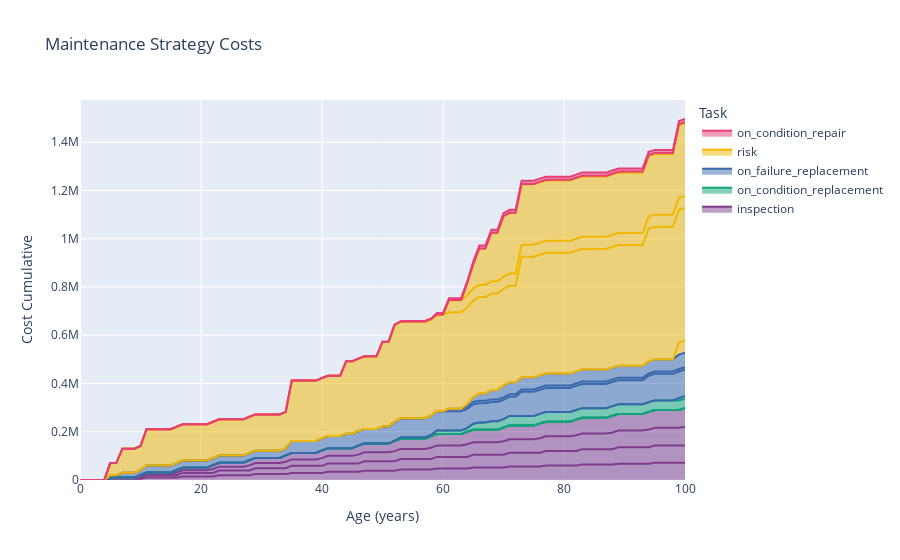

Notebook code for this chart:
### Code cell
comp.plot_erc()

### Figure 1 — Plotly figure (JSON) as saved in the notebook; plotly's stock layout.template omitted (floating-point values rounded to 4 significant figures)
{"data": [{"hovertemplate": "Task=inspection<br>Failure Mode=early_life<br>Age (years)=%{x}<br>Cost Cumulative=%{y}<extra></extra>", "legendgroup": "inspection", "line": {"color": "rgb(127, 60, 141)"}, "mode": "lines", "name": "inspection", "orientation": "v", "showlegend": true, "stackgroup": "1", "type": "scatter", "x": [0, 1, 2, 3, 4, 5, 6, 7, 8, 9, 10, 11, 12, 13, 14, 15, 16, 17, 18, 19, 20, 21, 22, 23, 24, 25, 26, 27, 28, 29, 30, 31, 32, 33, 34, 35, 36, 37, 38, 39, 40, 41, 42, 43, 44, 45, 46, 47, 48, 49, 50, 51, 52, 53, 54, 55, 56, 57, 58, 59, 60, 61, 62, 63, 64, 65, 66, 67, 68, 69, 70, 71, 72, 73, 74, 75, 76, 77, 78, 79, 80, 81, 82, 83, 84, 85, 86, 87, 88, 89, 90, 91, 92, 93, 94, 95, 96, 97, 98, 99, 100], "xaxis": "x", "y": [0, 0, 0, 0, 0, 5000, 5000, 5000, 5000, 5000, 5000, 9900, 9900, 9900, 9900, 9900, 9900, 14750, 14750, 14750, 14750, 14750, 14750, 19600, 19600, 19600, 19600, 19600, 19600, 24450, 24450, 24450, 24450, 24450, 24450, 29300, 29300, 29300, 29300, 29300, 29300, 34050, 34050, 34050, 34050, 34050, 34050, 38750, 38750, 38750, 38750, 38750, 38750, 43350, 43350, 43350, 43350, 43350, 43350, 47900, 47900, 47900, 47900, 47900, 47900, 52250, 52250, 52250, 52250, 52250, 52250, 56250, 56250, 56250, 56250, 56250, 56250, 60100, 60100, 60100, 60100, 60100, 60100, 63950, 63950, 63950, 63950, 63950, 63950, 67800, 67800, 67800, 67800, 67800, 67800, 71600, 71600, 71600, 71600, 71600, 71600], "yaxis": "y"}, {"hovertemplate": "Task=inspection<br>Failure Mode=random<br>Age (years)=%{x}<br>Cost Cumulative=%{y}<extra></extra>", "legendgroup": "inspection", "line": {"color": "rgb(127, 60, 141)"}, "mode": "lines", "name": "inspection", "orientation": "v", "showlegend": false, "stackgroup": "1", "type": "scatter", "x": [0, 1, 2, 3, 4, 5, 6, 7, 8, 9, 10, 11, 12, 13, 14, 15, 16, 17, 18, 19, 20, 21, 22, 23, 24, 25, 26, 27, 28, 29, 30, 31, 32, 33, 34, 35, 36, 37, 38, 39, 40, 41, 42, 43, 44, 45, 46, 47, 48, 49, 50, 51, 52, 53, 54, 55, 56, 57, 58, 59, 60, 61, 62, 63, 64, 65, 66, 67, 68, 69, 70, 71, 72, 73, 74, 75, 76, 77, 78, 79, 80, 81, 82, 83, 84, 85, 86, 87, 88, 89, 90, 91, 92, 93, 94, 95, 96, 97, 98, 99, 100], "xaxis": "x", "y": [0, 0, 0, 0, 0, 5000, 5000, 5000, 5000, 5000, 5000, 9900, 9900, 9900, 9900, 9900, 9900, 14750, 14750, 14750, 14750, 14750, 14750, 19600, 19600, 19600, 19600, 19600, 19600, 24450, 24450, 24450, 24450, 24450, 24450, 29300, 29300, 29300, 29300, 29300, 29300, 34050, 34050, 34050, 34050, 34050, 34050, 38750, 38750, 38750, 38750, 38750, 38750, 43350, 43350, 43350, 43350, 43350, 43350, 47900, 47900, 47900, 47900, 47900, 47900, 52250, 52250, 52250, 52250, 52250, 52250, 56250, 56250, 56250, 56250, 56250, 56250, 60100, 60100, 60100, 60100, 60100, 60100, 63950, 63950, 63950, 63950, 63950, 63950, 67800, 67800, 67800, 67800, 67800, 67800, 71600, 71600, 71600, 71600, 71600, 71600], "yaxis": "y"}, {"hovertemplate": "Task=inspection<br>Failure Mode=slow_aging<br>Age (years)=%{x}<br>Cost Cumulative=%{y}<extra></extra>", "legendgroup": "inspection", "line": {"color": "rgb(127, 60, 141)"}, "mode": "lines", "name": "inspection", "orientation": "v", "showlegend": false, "stackgroup": "1", "type": "scatter", "x": [0, 1, 2, 3, 4, 5, 6, 7, 8, 9, 10, 11, 12, 13, 14, 15, 16, 17, 18, 19, 20, 21, 22, 23, 24, 25, 26, 27, 28, 29, 30, 31, 32, 33, 34, 35, 36, 37, 38, 39, 40, 41, 42, 43, 44, 45, 46, 47, 48, 49, 50, 51, 52, 53, 54, 55, 56, 57, 58, 59, 60, 61, 62, 63, 64, 65, 66, 67, 68, 69, 70, 71, 72, 73, 74, 75, 76, 77, 78, 79, 80, 81, 82, 83, 84, 85, 86, 87, 88, 89, 90, 91, 92, 93, 94, 95, 96, 97, 98, 99, 100], "xaxis": "x", "y": [0, 0, 0, 0, 0, 0, 0, 0, 0, 0, 5390, 5390, 5390, 5390, 5390, 5390, 10725, 10725, 10725, 10725, 10725, 10725, 16060, 16060, 16060, 16060, 16060, 16060, 21395, 21395, 21395, 21395, 21395, 21395, 26730, 26730, 26730, 26730, 26730, 26730, 31955, 31955, 31955, 31955, 31955, 31955, 37125, 37125, 37125, 37125, 37125, 37125, 42185, 42185, 42185, 42185, 42185, 42185, 47190, 47190, 47190, 47190, 47190, 47190, 52030, 52030, 52030, 52030, 52030, 52030, 56485, 56485, 56485, 56485, 56485, 56485, 60720, 60720, 60720, 60720, 60720, 60720, 64955, 64955, 64955, 64955, 64955, 64955, 69190, 69190, 69190, 69190, 69190, 69190, 73370, 73370, 73370, 73370, 73370, 73370, 77440], "yaxis": "y"}, {"hovertemplate": "Task=inspection<br>Failure Mode=fast_aging<br>Age (years)=%{x}<br>Cost Cumulative=%{y}<extra></extra>", "legendgroup": "inspection", "line": {"color": "rgb(127, 60, 141)"}, "mode": "lines", "name": "inspection", "orientation": "v", "showlegend": false, "stackgroup": "1", "type": "scatter", "x": [0, 1, 2, 3, 4, 5, 6, 7, 8, 9, 10, 11, 12, 13, 14, 15, 16, 17, 18, 19, 20, 21, 22, 23, 24, 25, 26, 27, 28, 29, 30, 31, 32, 33, 34, 35, 36, 37, 38, 39, 40, 41, 42, 43, 44, 45, 46, 47, 48, 49, 50, 51, 52, 53, 54, 55, 56, 57, 58, 59, 60, 61, 62, 63, 64, 65, 66, 67, 68, 69, 70, 71, 72, 73, 74, 75, 76, 77, 78, 79, 80, 81, 82, 83, 84, 85, 86, 87, 88, 89, 90, 91, 92, 93, 94, 95, 96, 97, 98, 99, 100], "xaxis": "x", "y": [0, 0, 0, 0, 0, 0, 0, 0, 0, 0, 5390, 5390, 5390, 5390, 5390, 5390, 10725, 10725, 10725, 10725, 10725, 10725, 16060, 16060, 16060, 16060, 16060, 16060, 21395, 21395, 21395, 21395, 21395, 21395, 26730, 26730, 26730, 26730, 26730, 26730, 31955, 31955, 31955, 31955, 31955, 31955, 37125, 37125, 37125, 37125, 37125, 37125, 42185, 42185, 42185, 42185, 42185, 42185, 47190, 47190, 47190, 47190, 47190, 47190, 52030, 52030, 52030, 52030, 52030, 52030, 56485, 56485, 56485, 56485, 56485, 56485, 60720, 60720, 60720, 60720, 60720, 60720, 64955, 64955, 64955, 64955, 64955, 64955, 69190, 69190, 69190, 69190, 69190, 69190, 73370, 73370, 73370, 73370, 73370, 73370, 77440], "yaxis": "y"}, {"hovertemplate": "Task=on_condition_replacement<br>Failure Mode=early_life<br>Age (years)=%{x}<br>Cost Cumulative=%{y}<extra></extra>", "legendgroup": "on_condition_replacement", "line": {"color": "rgb(17, 165, 121)"}, "mode": "lines", "name": "on_condition_replacement", "orientation": "v", "showlegend": true, "stackgroup": "1", "type": "scatter", "x": [0, 1, 2, 3, 4, 5, 6, 7, 8, 9, 10, 11, 12, 13, 14, 15, 16, 17, 18, 19, 20, 21, 22, 23, 24, 25, 26, 27, 28, 29, 30, 31, 32, 33, 34, 35, 36, 37, 38, 39, 40, 41, 42, 43, 44, 45, 46, 47, 48, 49, 50, 51, 52, 53, 54, 55, 56, 57, 58, 59, 60, 61, 62, 63, 64, 65, 66, 67, 68, 69, 70, 71, 72, 73, 74, 75, 76, 77, 78, 79, 80, 81, 82, 83, 84, 85, 86, 87, 88, 89, 90, 91, 92, 93, 94, 95, 96, 97, 98, 99, 100], "xaxis": "x", "y": [0, 0, 0, 0, 0, 0, 0, 0, 0, 0, 0, 0, 0, 0, 0, 0, 0, 0, 0, 0, 0, 0, 0, 0, 0, 0, 0, 0, 0, 0, 0, 0, 0, 0, 0, 0, 0, 0, 0, 0, 0, 0, 0, 0, 0, 0, 0, 0, 0, 0, 0, 0, 0, 0, 0, 0, 0, 0, 0, 0, 0, 0, 0, 0, 0, 0, 0, 0, 0, 0, 0, 0, 0, 0, 0, 0, 0, 0, 0, 0, 0, 0, 0, 0, 0, 0, 0, 0, 0, 0, 0, 0, 0, 0, 0, 0, 0, 0, 0, 0, 0], "yaxis": "y"}, {"hovertemplate": "Task=on_condition_replacement<br>Failure Mode=random<br>Age (years)=%{x}<br>Cost Cumulative=%{y}<extra></extra>", "legendgroup": "on_condition_replacement", "line": {"color": "rgb(17, 165, 121)"}, "mode": "lines", "name": "on_condition_replacement", "orientation": "v", "showlegend": false, "stackgroup": "1", "type": "scatter", "x": [0, 1, 2, 3, 4, 5, 6, 7, 8, 9, 10, 11, 12, 13, 14, 15, 16, 17, 18, 19, 20, 21, 22, 23, 24, 25, 26, 27, 28, 29, 30, 31, 32, 33, 34, 35, 36, 37, 38, 39, 40, 41, 42, 43, 44, 45, 46, 47, 48, 49, 50, 51, 52, 53, 54, 55, 56, 57, 58, 59, 60, 61, 62, 63, 64, 65, 66, 67, 68, 69, 70, 71, 72, 73, 74, 75, 76, 77, 78, 79, 80, 81, 82, 83, 84, 85, 86, 87, 88, 89, 90, 91, 92, 93, 94, 95, 96, 97, 98, 99, 100], "xaxis": "x", "y": [0, 0, 0, 0, 0, 0, 0, 0, 0, 0, 0, 0, 0, 0, 0, 0, 0, 0, 0, 0, 0, 0, 0, 0, 0, 0, 0, 0, 0, 0, 0, 0, 0, 0, 0, 0, 0, 0, 0, 0, 0, 0, 0, 0, 0, 0, 0, 0, 0, 0, 0, 0, 0, 0, 0, 0, 0, 0, 0, 0, 0, 0, 0, 0, 0, 0, 0, 0, 0, 0, 0, 0, 0, 0, 0, 0, 0, 0, 0, 0, 0, 0, 0, 0, 0, 0, 0, 0, 0, 0, 0, 0, 0, 0, 0, 0, 0, 0, 0, 0, 0], "yaxis": "y"}, {"hovertemplate": "Task=on_condition_replacement<br>Failure Mode=slow_aging<br>Age (years)=%{x}<br>Cost Cumulative=%{y}<extra></extra>", "legendgroup": "on_condition_replacement", "line": {"color": "rgb(17, 165, 121)"}, "mode": "lines", "name": "on_condition_replacement", "orientation": "v", "showlegend": false, "stackgroup": "1", "type": "scatter", "x": [0, 1, 2, 3, 4, 5, 6, 7, 8, 9, 10, 11, 12, 13, 14, 15, 16, 17, 18, 19, 20, 21, 22, 23, 24, 25, 26, 27, 28, 29, 30, 31, 32, 33, 34, 35, 36, 37, 38, 39, 40, 41, 42, 43, 44, 45, 46, 47, 48, 49, 50, 51, 52, 53, 54, 55, 56, 57, 58, 59, 60, 61, 62, 63, 64, 65, 66, 67, 68, 69, 70, 71, 72, 73, 74, 75, 76, 77, 78, 79, 80, 81, 82, 83, 84, 85, 86, 87, 88, 89, 90, 91, 92, 93, 94, 95, 96, 97, 98, 99, 100], "xaxis": "x", "y": [0, 0, 0, 0, 0, 0, 0, 0, 0, 0, 0, 0, 0, 0, 0, 0, 0, 0, 0, 0, 0, 0, 0, 0, 0, 0, 0, 0, 0, 0, 0, 0, 0, 0, 0, 0, 0, 0, 0, 0, 0, 0, 0, 0, 0, 0, 0, 0, 0, 0, 0, 0, 0, 0, 0, 0, 0, 0, 0, 0, 0, 0, 0, 0, 0, 0, 0, 0, 0, 0, 0, 0, 0, 0, 0, 0, 0, 0, 0, 0, 0, 0, 0, 0, 0, 0, 0, 0, 0, 0, 0, 0, 0, 0, 0, 0, 0, 0, 0, 0, 0], "yaxis": "y"}, {"hovertemplate": "Task=on_condition_replacement<br>Failure Mode=fast_aging<br>Age (years)=%{x}<br>Cost Cumulative=%{y}<extra></extra>", "legendgroup": "on_condition_replacement", "line": {"color": "rgb(17, 165, 121)"}, "mode": "lines", "name": "on_condition_replacement", "orientation": "v", "showlegend": false, "stackgroup": "1", "type": "scatter", "x": [0, 1, 2, 3, 4, 5, 6, 7, 8, 9, 10, 11, 12, 13, 14, 15, 16, 17, 18, 19, 20, 21, 22, 23, 24, 25, 26, 27, 28, 29, 30, 31, 32, 33, 34, 35, 36, 37, 38, 39, 40, 41, 42, 43, 44, 45, 46, 47, 48, 49, 50, 51, 52, 53, 54, 55, 56, 57, 58, 59, 60, 61, 62, 63, 64, 65, 66, 67, 68, 69, 70, 71, 72, 73, 74, 75, 76, 77, 78, 79, 80, 81, 82, 83, 84, 85, 86, 87, 88, 89, 90, 91, 92, 93, 94, 95, 96, 97, 98, 99, 100], "xaxis": "x", "y": [0, 0, 0, 0, 0, 0, 0, 0, 0, 0, 0, 0, 0, 0, 0, 0, 0, 0, 0, 0, 0, 0, 0, 0, 0, 0, 0, 0, 0, 0, 0, 0, 0, 0, 0, 0, 0, 0, 0, 0, 0, 0, 0, 0, 0, 0, 0, 0, 0, 0, 0, 0, 0, 5000, 5000, 5000, 5000, 5000, 5000, 15000, 15000, 15000, 15000, 15000, 15000, 25000, 30000, 30000, 35000, 35000, 35000, 40000, 40000, 40000, 40000, 40000, 40000, 40000, 40000, 40000, 40000, 40000, 40000, 40000, 40000, 40000, 40000, 40000, 40000, 40000, 40000, 40000, 40000, 40000, 40000, 40000, 40000, 40000, 40000, 40000, 40000], "yaxis": "y"}, {"hovertemplate": "Task=on_failure_replacement<br>Failure Mode=early_life<br>Age (years)=%{x}<br>Cost Cumulative=%{y}<extra></extra>", "legendgroup": "on_failure_replacement", "line": {"color": "rgb(57, 105, 172)"}, "mode": "lines", "name": "on_failure_replacement", "orientation": "v", "showlegend": true, "stackgroup": "1", "type": "scatter", "x": [0, 1, 2, 3, 4, 5, 6, 7, 8, 9, 10, 11, 12, 13, 14, 15, 16, 17, 18, 19, 20, 21, 22, 23, 24, 25, 26, 27, 28, 29, 30, 31, 32, 33, 34, 35, 36, 37, 38, 39, 40, 41, 42, 43, 44, 45, 46, 47, 48, 49, 50, 51, 52, 53, 54, 55, 56, 57, 58, 59, 60, 61, 62, 63, 64, 65, 66, 67, 68, 69, 70, 71, 72, 73, 74, 75, 76, 77, 78, 79, 80, 81, 82, 83, 84, 85, 86, 87, 88, 89, 90, 91, 92, 93, 94, 95, 96, 97, 98, 99, 100], "xaxis": "x", "y": [0, 0, 0, 0, 0, 0, 0, 0, 0, 0, 0, 0, 0, 0, 0, 0, 0, 0, 0, 0, 0, 0, 0, 0, 0, 0, 0, 0, 0, 0, 0, 0, 0, 0, 0, 0, 0, 0, 0, 0, 0, 0, 0, 0, 0, 0, 0, 0, 0, 0, 0, 0, 0, 0, 0, 0, 0, 0, 0, 0, 0, 0, 0, 0, 0, 0, 0, 0, 0, 0, 0, 0, 0, 0, 0, 0, 0, 0, 0, 0, 0, 0, 0, 0, 0, 0, 0, 0, 0, 0, 0, 0, 0, 0, 0, 0, 0, 0, 0, 10000, 10000], "yaxis": "y"}, {"hovertemplate": "Task=on_failure_replacement<br>Failure Mode=random<br>Age (years)=%{x}<br>Cost Cumulative=%{y}<extra></extra>", "legendgroup": "on_failure_replacement", "line": {"color": "rgb(57, 105, 172)"}, "mode": "lines", "name": "on_failure_replacement", "orientation": "v", "showlegend": false, "stackgroup": "1", "type": "scatter", "x": [0, 1, 2, 3, 4, 5, 6, 7, 8, 9, 10, 11, 12, 13, 14, 15, 16, 17, 18, 19, 20, 21, 22, 23, 24, 25, 26, 27, 28, 29, 30, 31, 32, 33, 34, 35, 36, 37, 38, 39, 40, 41, 42, 43, 44, 45, 46, 47, 48, 49, 50, 51, 52, 53, 54, 55, 56, 57, 58, 59, 60, 61, 62, 63, 64, 65, 66, 67, 68, 69, 70, 71, 72, 73, 74, 75, 76, 77, 78, 79, 80, 81, 82, 83, 84, 85, 86, 87, 88, 89, 90, 91, 92, 93, 94, 95, 96, 97, 98, 99, 100], "xaxis": "x", "y": [0, 0, 0, 0, 0, 10000, 10000, 20000, 20000, 20000, 20000, 30000, 30000, 30000, 30000, 30000, 30000, 30000, 30000, 30000, 30000, 30000, 30000, 30000, 30000, 30000, 30000, 30000, 30000, 30000, 30000, 30000, 30000, 30000, 30000, 50000, 50000, 50000, 50000, 50000, 50000, 50000, 50000, 50000, 60000, 60000, 60000, 60000, 60000, 60000, 70000, 70000, 80000, 80000, 80000, 80000, 80000, 80000, 80000, 80000, 80000, 80000, 80000, 80000, 80000, 80000, 80000, 80000, 80000, 80000, 80000, 80000, 80000, 100000, 100000, 100000, 100000, 100000, 100000, 100000, 100000, 100000, 100000, 100000, 100000, 100000, 100000, 100000, 100000, 100000, 100000, 100000, 100000, 100000, 110000, 110000, 110000, 110000, 110000, 110000, 110000], "yaxis": "y"}, {"hovertemplate": "Task=on_failure_replacement<br>Failure Mode=slow_aging<br>Age (years)=%{x}<br>Cost Cumulative=%{y}<extra></extra>", "legendgroup": "on_failure_replacement", "line": {"color": "rgb(57, 105, 172)"}, "mode": "lines", "name": "on_failure_replacement", "orientation": "v", "showlegend": false, "stackgroup": "1", "type": "scatter", "x": [0, 1, 2, 3, 4, 5, 6, 7, 8, 9, 10, 11, 12, 13, 14, 15, 16, 17, 18, 19, 20, 21, 22, 23, 24, 25, 26, 27, 28, 29, 30, 31, 32, 33, 34, 35, 36, 37, 38, 39, 40, 41, 42, 43, 44, 45, 46, 47, 48, 49, 50, 51, 52, 53, 54, 55, 56, 57, 58, 59, 60, 61, 62, 63, 64, 65, 66, 67, 68, 69, 70, 71, 72, 73, 74, 75, 76, 77, 78, 79, 80, 81, 82, 83, 84, 85, 86, 87, 88, 89, 90, 91, 92, 93, 94, 95, 96, 97, 98, 99, 100], "xaxis": "x", "y": [0, 0, 0, 0, 0, 0, 0, 0, 0, 0, 0, 0, 0, 0, 0, 0, 0, 0, 0, 0, 0, 0, 0, 0, 0, 0, 0, 0, 0, 0, 0, 0, 0, 0, 0, 0, 0, 0, 0, 0, 0, 0, 0, 0, 0, 0, 0, 0, 0, 0, 0, 0, 0, 0, 0, 0, 0, 0, 0, 0, 0, 10000, 10000, 10000, 10000, 10000, 10000, 10000, 10000, 10000, 10000, 10000, 10000, 10000, 10000, 10000, 10000, 10000, 10000, 10000, 10000, 10000, 10000, 10000, 10000, 10000, 10000, 10000, 10000, 10000, 10000, 10000, 10000, 10000, 10000, 10000, 10000, 10000, 10000, 10000, 10000], "yaxis": "y"}, {"hovertemplate": "Task=on_failure_replacement<br>Failure Mode=fast_aging<br>Age (years)=%{x}<br>Cost Cumulative=%{y}<extra></extra>", "legendgroup": "on_failure_replacement", "line": {"color": "rgb(57, 105, 172)"}, "mode": "lines", "name": "on_failure_replacement", "orientation": "v", "showlegend": false, "stackgroup": "1", "type": "scatter", "x": [0, 1, 2, 3, 4, 5, 6, 7, 8, 9, 10, 11, 12, 13, 14, 15, 16, 17, 18, 19, 20, 21, 22, 23, 24, 25, 26, 27, 28, 29, 30, 31, 32, 33, 34, 35, 36, 37, 38, 39, 40, 41, 42, 43, 44, 45, 46, 47, 48, 49, 50, 51, 52, 53, 54, 55, 56, 57, 58, 59, 60, 61, 62, 63, 64, 65, 66, 67, 68, 69, 70, 71, 72, 73, 74, 75, 76, 77, 78, 79, 80, 81, 82, 83, 84, 85, 86, 87, 88, 89, 90, 91, 92, 93, 94, 95, 96, 97, 98, 99, 100], "xaxis": "x", "y": [0, 0, 0, 0, 0, 0, 0, 0, 0, 0, 0, 0, 0, 0, 0, 0, 0, 0, 0, 0, 0, 0, 0, 0, 0, 0, 0, 0, 0, 0, 0, 0, 0, 0, 0, 0, 0, 0, 0, 0, 0, 0, 0, 0, 0, 0, 0, 0, 0, 0, 0, 0, 0, 0, 0, 0, 0, 0, 0, 0, 0, 0, 0, 0, 10000, 20000, 30000, 30000, 40000, 40000, 50000, 50000, 50000, 50000, 50000, 50000, 50000, 50000, 50000, 50000, 50000, 50000, 50000, 50000, 50000, 50000, 50000, 50000, 50000, 50000, 50000, 50000, 50000, 50000, 50000, 50000, 50000, 50000, 50000, 60000, 60000], "yaxis": "y"}, {"hovertemplate": "Task=risk<br>Failure Mode=early_life<br>Age (years)=%{x}<br>Cost Cumulative=%{y}<extra></extra>", "legendgroup": "risk", "line": {"color": "rgb(242, 183, 1)"}, "mode": "lines", "name": "risk", "orientation": "v", "showlegend": true, "stackgroup": "1", "type": "scatter", "x": [0, 1, 2, 3, 4, 5, 6, 7, 8, 9, 10, 11, 12, 13, 14, 15, 16, 17, 18, 19, 20, 21, 22, 23, 24, 25, 26, 27, 28, 29, 30, 31, 32, 33, 34, 35, 36, 37, 38, 39, 40, 41, 42, 43, 44, 45, 46, 47, 48, 49, 50, 51, 52, 53, 54, 55, 56, 57, 58, 59, 60, 61, 62, 63, 64, 65, 66, 67, 68, 69, 70, 71, 72, 73, 74, 75, 76, 77, 78, 79, 80, 81, 82, 83, 84, 85, 86, 87, 88, 89, 90, 91, 92, 93, 94, 95, 96, 97, 98, 99, 100], "xaxis": "x", "y": [0, 0, 0, 0, 0, 0, 0, 0, 0, 0, 0, 0, 0, 0, 0, 0, 0, 0, 0, 0, 0, 0, 0, 0, 0, 0, 0, 0, 0, 0, 0, 0, 0, 0, 0, 0, 0, 0, 0, 0, 0, 0, 0, 0, 0, 0, 0, 0, 0, 0, 0, 0, 0, 0, 0, 0, 0, 0, 0, 0, 0, 0, 0, 0, 0, 0, 0, 0, 0, 0, 0, 0, 0, 0, 0, 0, 0, 0, 0, 0, 0, 0, 0, 0, 0, 0, 0, 0, 0, 0, 0, 0, 0, 0, 0, 0, 0, 0, 0, 50000, 50000], "yaxis": "y"}, {"hovertemplate": "Task=risk<br>Failure Mode=random<br>Age (years)=%{x}<br>Cost Cumulative=%{y}<extra></extra>", "legendgroup": "risk", "line": {"color": "rgb(242, 183, 1)"}, "mode": "lines", "name": "risk", "orientation": "v", "showlegend": false, "stackgroup": "1", "type": "scatter", "x": [0, 1, 2, 3, 4, 5, 6, 7, 8, 9, 10, 11, 12, 13, 14, 15, 16, 17, 18, 19, 20, 21, 22, 23, 24, 25, 26, 27, 28, 29, 30, 31, 32, 33, 34, 35, 36, 37, 38, 39, 40, 41, 42, 43, 44, 45, 46, 47, 48, 49, 50, 51, 52, 53, 54, 55, 56, 57, 58, 59, 60, 61, 62, 63, 64, 65, 66, 67, 68, 69, 70, 71, 72, 73, 74, 75, 76, 77, 78, 79, 80, 81, 82, 83, 84, 85, 86, 87, 88, 89, 90, 91, 92, 93, 94, 95, 96, 97, 98, 99, 100], "xaxis": "x", "y": [0, 0, 0, 0, 0, 50000, 50000, 100000, 100000, 100000, 100000, 150000, 150000, 150000, 150000, 150000, 150000, 150000, 150000, 150000, 150000, 150000, 150000, 150000, 150000, 150000, 150000, 150000, 150000, 150000, 150000, 150000, 150000, 150000, 150000, 250000, 250000, 250000, 250000, 250000, 250000, 250000, 250000, 250000, 300000, 300000, 300000, 300000, 300000, 300000, 350000, 350000, 400000, 400000, 400000, 400000, 400000, 400000, 400000, 400000, 400000, 400000, 400000, 400000, 400000, 400000, 400000, 400000, 400000, 400000, 400000, 400000, 400000, 500000, 500000, 500000, 500000, 500000, 500000, 500000, 500000, 500000, 500000, 500000, 500000, 500000, 500000, 500000, 500000, 500000, 500000, 500000, 500000, 500000, 550000, 550000, 550000, 550000, 550000, 550000, 550000], "yaxis": "y"}, {"hovertemplate": "Task=risk<br>Failure Mode=slow_aging<br>Age (years)=%{x}<br>Cost Cumulative=%{y}<extra></extra>", "legendgroup": "risk", "line": {"color": "rgb(242, 183, 1)"}, "mode": "lines", "name": "risk", "orientation": "v", "showlegend": false, "stackgroup": "1", "type": "scatter", "x": [0, 1, 2, 3, 4, 5, 6, 7, 8, 9, 10, 11, 12, 13, 14, 15, 16, 17, 18, 19, 20, 21, 22, 23, 24, 25, 26, 27, 28, 29, 30, 31, 32, 33, 34, 35, 36, 37, 38, 39, 40, 41, 42, 43, 44, 45, 46, 47, 48, 49, 50, 51, 52, 53, 54, 55, 56, 57, 58, 59, 60, 61, 62, 63, 64, 65, 66, 67, 68, 69, 70, 71, 72, 73, 74, 75, 76, 77, 78, 79, 80, 81, 82, 83, 84, 85, 86, 87, 88, 89, 90, 91, 92, 93, 94, 95, 96, 97, 98, 99, 100], "xaxis": "x", "y": [0, 0, 0, 0, 0, 0, 0, 0, 0, 0, 0, 0, 0, 0, 0, 0, 0, 0, 0, 0, 0, 0, 0, 0, 0, 0, 0, 0, 0, 0, 0, 0, 0, 0, 0, 0, 0, 0, 0, 0, 0, 0, 0, 0, 0, 0, 0, 0, 0, 0, 0, 0, 0, 0, 0, 0, 0, 0, 0, 0, 0, 50000, 50000, 50000, 50000, 50000, 50000, 50000, 50000, 50000, 50000, 50000, 50000, 50000, 50000, 50000, 50000, 50000, 50000, 50000, 50000, 50000, 50000, 50000, 50000, 50000, 50000, 50000, 50000, 50000, 50000, 50000, 50000, 50000, 50000, 50000, 50000, 50000, 50000, 50000, 50000], "yaxis": "y"}, {"hovertemplate": "Task=risk<br>Failure Mode=fast_aging<br>Age (years)=%{x}<br>Cost Cumulative=%{y}<extra></extra>", "legendgroup": "risk", "line": {"color": "rgb(242, 183, 1)"}, "mode": "lines", "name": "risk", "orientation": "v", "showlegend": false, "stackgroup": "1", "type": "scatter", "x": [0, 1, 2, 3, 4, 5, 6, 7, 8, 9, 10, 11, 12, 13, 14, 15, 16, 17, 18, 19, 20, 21, 22, 23, 24, 25, 26, 27, 28, 29, 30, 31, 32, 33, 34, 35, 36, 37, 38, 39, 40, 41, 42, 43, 44, 45, 46, 47, 48, 49, 50, 51, 52, 53, 54, 55, 56, 57, 58, 59, 60, 61, 62, 63, 64, 65, 66, 67, 68, 69, 70, 71, 72, 73, 74, 75, 76, 77, 78, 79, 80, 81, 82, 83, 84, 85, 86, 87, 88, 89, 90, 91, 92, 93, 94, 95, 96, 97, 98, 99, 100], "xaxis": "x", "y": [0, 0, 0, 0, 0, 0, 0, 0, 0, 0, 0, 0, 0, 0, 0, 0, 0, 0, 0, 0, 0, 0, 0, 0, 0, 0, 0, 0, 0, 0, 0, 0, 0, 0, 0, 0, 0, 0, 0, 0, 0, 0, 0, 0, 0, 0, 0, 0, 0, 0, 0, 0, 0, 0, 0, 0, 0, 0, 0, 0, 0, 0, 0, 0, 50000, 100000, 150000, 150000, 200000, 200000, 250000, 250000, 250000, 250000, 250000, 250000, 250000, 250000, 250000, 250000, 250000, 250000, 250000, 250000, 250000, 250000, 250000, 250000, 250000, 250000, 250000, 250000, 250000, 250000, 250000, 250000, 250000, 250000, 250000, 300000, 300000], "yaxis": "y"}, {"hovertemplate": "Task=on_condition_repair<br>Failure Mode=slow_aging<br>Age (years)=%{x}<br>Cost Cumulative=%{y}<extra></extra>", "legendgroup": "on_condition_repair", "line": {"color": "rgb(231, 63, 116)"}, "mode": "lines", "name": "on_condition_repair", "orientation": "v", "showlegend": true, "stackgroup": "1", "type": "scatter", "x": [0, 1, 2, 3, 4, 5, 6, 7, 8, 9, 10, 11, 12, 13, 14, 15, 16, 17, 18, 19, 20, 21, 22, 23, 24, 25, 26, 27, 28, 29, 30, 31, 32, 33, 34, 35, 36, 37, 38, 39, 40, 41, 42, 43, 44, 45, 46, 47, 48, 49, 50, 51, 52, 53, 54, 55, 56, 57, 58, 59, 60, 61, 62, 63, 64, 65, 66, 67, 68, 69, 70, 71, 72, 73, 74, 75, 76, 77, 78, 79, 80, 81, 82, 83, 84, 85, 86, 87, 88, 89, 90, 91, 92, 93, 94, 95, 96, 97, 98, 99, 100], "xaxis": "x", "y": [0, 0, 0, 0, 0, 0, 0, 0, 0, 0, 0, 0, 0, 0, 0, 0, 0, 0, 0, 0, 0, 0, 0, 100, 100, 100, 100, 100, 100, 100, 100, 100, 100, 100, 100, 100, 100, 100, 100, 100, 100, 300, 500, 600, 600, 600, 600, 800, 800, 800, 800, 800, 800, 800, 800, 800, 800, 800, 800, 1000, 1100, 1100, 1100, 1100, 1100, 1200, 1300, 1400, 1500, 1600, 1600, 1800, 1800, 1800, 1800, 1800, 1800, 2300, 2500, 2500, 2500, 2500, 2500, 3200, 3200, 3200, 3200, 3200, 3200, 3900, 4300, 4600, 4600, 4600, 4600, 5000, 5000, 5000, 5000, 5000, 5000], "yaxis": "y"}, {"hovertemplate": "Task=on_condition_repair<br>Failure Mode=fast_aging<br>Age (years)=%{x}<br>Cost Cumulative=%{y}<extra></extra>", "legendgroup": "on_condition_repair", "line": {"color": "rgb(231, 63, 116)"}, "mode": "lines", "name": "on_condition_repair", "orientation": "v", "showlegend": false, "stackgroup": "1", "type": "scatter", "x": [0, 1, 2, 3, 4, 5, 6, 7, 8, 9, 10, 11, 12, 13, 14, 15, 16, 17, 18, 19, 20, 21, 22, 23, 24, 25, 26, 27, 28, 29, 30, 31, 32, 33, 34, 35, 36, 37, 38, 39, 40, 41, 42, 43, 44, 45, 46, 47, 48, 49, 50, 51, 52, 53, 54, 55, 56, 57, 58, 59, 60, 61, 62, 63, 64, 65, 66, 67, 68, 69, 70, 71, 72, 73, 74, 75, 76, 77, 78, 79, 80, 81, 82, 83, 84, 85, 86, 87, 88, 89, 90, 91, 92, 93, 94, 95, 96, 97, 98, 99, 100], "xaxis": "x", "y": [0, 0, 0, 0, 0, 0, 0, 0, 0, 0, 0, 0, 0, 0, 0, 0, 0, 0, 0, 0, 0, 0, 0, 0, 0, 0, 0, 0, 0, 0, 0, 0, 0, 0, 0, 0, 0, 0, 0, 0, 0, 0, 0, 0, 0, 0, 0, 600, 700, 700, 700, 700, 700, 1300, 1700, 2000, 2000, 2000, 2000, 5700, 6900, 7200, 7300, 7300, 7300, 10200, 11700, 11900, 12000, 12000, 12000, 12900, 13200, 13300, 13300, 13300, 13300, 13300, 13300, 13300, 13300, 13300, 13300, 13300, 13300, 13300, 13300, 13300, 13300, 13300, 13300, 13300, 13300, 13300, 13300, 13300, 13300, 13300, 13300, 13300, 13300], "yaxis": "y"}], "layout": {"legend": {"title": {"text": "Task"}, "tracegroupgap": 0, "traceorder": "reversed"}, "title": {"text": "Maintenance Strategy Costs"}, "xaxis": {"anchor": "y", "automargin": true, "domain": [0, 1], "title": {"text": "Age (years)"}}, "yaxis": {"anchor": "x", "automargin": true, "domain": [0, 1], "title": {"text": "Cost Cumulative"}}}}
